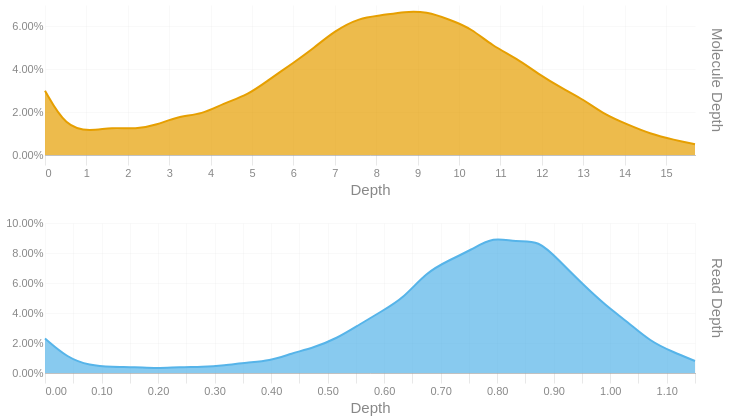

Write notebook code for a chart like this one.
### Code cell
readdep = depth_hist(tb['Read Depth'], q99, 3)
readdep = readdep.with_columns(pl.lit('Read Depth').alias('Metric'))
if not SKIPLR:
    moldep = depth_hist(tb['Molecule Depth'], mol_q99, 1)
    moldep = moldep.with_columns(pl.lit('Molecule Depth').alias('Metric'))
    _hist = pl.concat([readdep, moldep])
    _hist = _hist.filter(pl.col('Proportion') != 0)
    with SafeRender(_hist):
        (
            alt.Chart(_hist)        
            .mark_area(interpolate = "basis")
            .encode(
                x=alt.X('Bin:Q').scale(domainMin=0).axis(alt.Axis(title='Depth')),
                y = alt.Y('Proportion:Q', title = None).axis(format = '.2%'),
                color = alt.Color('Metric:N').legend(None),
                row = alt.Row("Metric:N").header(title = None, labelOrient = 'right'),
                tooltip = [
                    alt.Tooltip("Metric:N", title = "Metric"),
                    alt.Tooltip('Interval:N', title = "Depth Interval"),
                    alt.Tooltip('Proportion:Q', title = "% Alignments").format('.2%')
                ]
            )
            .resolve_scale(x='independent', y='independent')
            .properties(
                height = 150, width = 650,
                usermeta={'embedOptions': {'downloadFileName': f'{samplename}.depth.hist'}}
            )
        ).display()
else:
    readdep = readdep.filter(pl.col('Proportion') != 0)
    with SafeRender(readdep):
        (
            alt.Chart(readdep)        
            .mark_area(interpolate = "basis")
            .encode(
                x=alt.X('Bin:Q').scale(domainMin=0).axis(alt.Axis(title='Depth')),
                y = alt.Y('Proportion:Q', title = None).axis(format = '.2%'),
                tooltip = [
                    alt.Tooltip('Interval:N', title = "Depth Interval"),
                    alt.Tooltip('Proportion:Q', title = "% Alignments").format('.2%')
                ]
            )
            .properties(
                usermeta={'embedOptions': {'downloadFileName': f'{samplename}.depth.hist'}}
            )
        ).display()

### Figure 1 — Vega-Lite specification as saved in the notebook (floating-point values rounded to 4 significant figures)
{"width": 650, "height": 150, "config": {"title": {"anchor": "start", "dy": -15, "fontSize": 18, "color": "#888888", "subtitleColor": "#888888", "subtitleFontSize": 14}, "arc": {"fill": "#0072B2"}, "axis": {"domainColor": "#888888", "domainWidth": 0.5, "gridWidth": 0.2, "grid": false, "titleFontWeight": 400, "titleFontSize": 15, "labelFontSize": 11, "labelColor": "#888888", "tickColor": "#888888", "tickWidth": 0.2, "titleColor": "#888888"}, "axisBand": {"grid": false}, "axisX": {"grid": true, "tickSize": 10, "domainCap": "round"}, "axisY": {"domain": false, "grid": true, "tickSize": 0, "domainCap": "round"}, "background": "transparent", "header": {"labelFontSize": 15, "labelColor": "#888888", "titleFontSize": 15, "titleFontWeight": 600, "titleColor": "#888888"}, "legend": {"labelFont": "sans-serif", "labelFontSize": 12, "labelColor": "#888888", "symbolSize": 100, "symbolType": "circle", "titleFontSize": 12, "titlePadding": 10, "titleColor": "#888888", "title": null}, "range": {"category": ["#E69F00", "#56B4E9", "#009E73", "#F0E442", "#0072B2", "#D55E00", "#CC79A7", "#000000"], "diverging": ["#cfe8f3", "#a2d4ec", "#73bfe2", "#46abdb", "#1696d2", "#12719e"]}, "area": {"fill": "#0072B2", "fillOpacity": 0.7, "line": true, "strokeOpacity": 0.7}, "line": {"color": "#0072B2", "stroke": "#0072B2", "strokeWidth": 2}, "trail": {"color": "#0072B2", "stroke": "#0072B2", "strokeWidth": 0, "size": 1}, "point": {"filled": true, "fillOpacity": 1.0, "size": 95}, "text": {"color": "#888888", "fontSize": 11, "align": "right", "fontWeight": 400, "size": 11}, "bar": {"fill": "#0072B2", "stroke": null}, "view": {"stroke": null, "continuousWidth": 660, "continuousHeight": 400}}, "data": {"name": "data-84470555a9d1f76a02a77e2b45313a2d"}, "mark": {"type": "area", "interpolate": "basis"}, "encoding": {"color": {"field": "Metric", "legend": null, "type": "nominal"}, "row": {"field": "Metric", "header": {"title": null, "labelOrient": "right"}, "type": "nominal"}, "tooltip": [{"field": "Metric", "title": "Metric", "type": "nominal"}, {"field": "Interval", "title": "Depth Interval", "type": "nominal"}, {"field": "Proportion", "format": ".2%", "title": "% Alignments", "type": "quantitative"}], "x": {"axis": {"title": "Depth"}, "field": "Bin", "scale": {"domainMin": 0}, "type": "quantitative"}, "y": {"axis": {"format": ".2%"}, "field": "Proportion", "title": null, "type": "quantitative"}}, "resolve": {"scale": {"x": "independent", "y": "independent"}}, "usermeta": {"embedOptions": {"downloadFileName": "S3_Waccamaw_1706.depth.hist"}}, "$schema": "https://vega.github.io/schema/vega-lite/v6.1.0.json", "datasets": {"data-84470555a9d1f76a02a77e2b45313a2d": [{"Bin": 0.0, "Interval": "0.0-0.04", "Proportion": 0.023, "Metric": "Read Depth"}, {"Bin": 0.04, "Interval": "0.04-0.079", "Proportion": 0.01, "Metric": "Read Depth"}, {"Bin": 0.079, "Interval": "0.079-0.119", "Proportion": 0.005, "Metric": "Read Depth"}, {"Bin": 0.119, "Interval": "0.119-0.159", "Proportion": 0.004, "Metric": "Read Depth"}, {"Bin": 0.159, "Interval": "0.159-0.198", "Proportion": 0.004, "Metric": "Read Depth"}, {"Bin": 0.198, "Interval": "0.198-0.238", "Proportion": 0.003, "Metric": "Read Depth"}, {"Bin": 0.238, "Interval": "0.238-0.278", "Proportion": 0.004, "Metric": "Read Depth"}, {"Bin": 0.278, "Interval": "0.278-0.317", "Proportion": 0.004, "Metric": "Read Depth"}, {"Bin": 0.317, "Interval": "0.317-0.357", "Proportion": 0.005, "Metric": "Read Depth"}, {"Bin": 0.357, "Interval": "0.357-0.397", "Proportion": 0.007, "Metric": "Read Depth"}, {"Bin": 0.397, "Interval": "0.397-0.436", "Proportion": 0.008, "Metric": "Read Depth"}, {"Bin": 0.436, "Interval": "0.436-0.476", "Proportion": 0.013, "Metric": "Read Depth"}, {"Bin": 0.476, "Interval": "0.476-0.516", "Proportion": 0.017, "Metric": "Read Depth"}, {"Bin": 0.516, "Interval": "0.516-0.555", "Proportion": 0.023, "Metric": "Read Depth"}, {"Bin": 0.555, "Interval": "0.555-0.595", "Proportion": 0.032, "Metric": "Read Depth"}, {"Bin": 0.595, "Interval": "0.595-0.635", "Proportion": 0.041, "Metric": "Read Depth"}, {"Bin": 0.635, "Interval": "0.635-0.674", "Proportion": 0.05, "Metric": "Read Depth"}, {"Bin": 0.674, "Interval": "0.674-0.714", "Proportion": 0.067, "Metric": "Read Depth"}, {"Bin": 0.714, "Interval": "0.714-0.754", "Proportion": 0.075, "Metric": "Read Depth"}, {"Bin": 0.754, "Interval": "0.754-0.793", "Proportion": 0.082, "Metric": "Read Depth"}, {"Bin": 0.793, "Interval": "0.793-0.833", "Proportion": 0.091, "Metric": "Read Depth"}, {"Bin": 0.833, "Interval": "0.833-0.873", "Proportion": 0.087, "Metric": "Read Depth"}, {"Bin": 0.873, "Interval": "0.873-0.912", "Proportion": 0.089, "Metric": "Read Depth"}, {"Bin": 0.912, "Interval": "0.912-0.952", "Proportion": 0.074, "Metric": "Read Depth"}, {"Bin": 0.952, "Interval": "0.952-0.992", "Proportion": 0.059, "Metric": "Read Depth"}, {"Bin": 0.992, "Interval": "0.992-1.031", "Proportion": 0.045, "Metric": "Read Depth"}, {"Bin": 1.031, "Interval": "1.031-1.071", "Proportion": 0.034, "Metric": "Read Depth"}, {"Bin": 1.071, "Interval": "1.071-1.111", "Proportion": 0.021, "Metric": "Read Depth"}, {"Bin": 1.111, "Interval": "1.111-1.15", "Proportion": 0.014, "Metric": "Read Depth"}, {"Bin": 1.15, "Interval": "1.15-1.19", "Proportion": 0.008, "Metric": "Read Depth"}, {"Bin": 0.0, "Interval": "0.0-0.5", "Proportion": 0.03, "Metric": "Molecule Depth"}, {"Bin": 0.5, "Interval": "0.5-1.1", "Proportion": 0.013, "Metric": "Molecule Depth"}, {"Bin": 1.1, "Interval": "1.1-1.6", "Proportion": 0.011, "Metric": "Molecule Depth"}, {"Bin": 1.6, "Interval": "1.6-2.2", "Proportion": 0.013, "Metric": "Molecule Depth"}, {"Bin": 2.2, "Interval": "2.2-2.7", "Proportion": 0.012, "Metric": "Molecule Depth"}, {"Bin": 2.7, "Interval": "2.7-3.2", "Proportion": 0.014, "Metric": "Molecule Depth"}, {"Bin": 3.2, "Interval": "3.2-3.8", "Proportion": 0.018, "Metric": "Molecule Depth"}, {"Bin": 3.8, "Interval": "3.8-4.3", "Proportion": 0.019, "Metric": "Molecule Depth"}, {"Bin": 4.3, "Interval": "4.3-4.9", "Proportion": 0.024, "Metric": "Molecule Depth"}, {"Bin": 4.9, "Interval": "4.9-5.4", "Proportion": 0.028, "Metric": "Molecule Depth"}, {"Bin": 5.4, "Interval": "5.4-6.0", "Proportion": 0.035, "Metric": "Molecule Depth"}, {"Bin": 6.0, "Interval": "6.0-6.5", "Proportion": 0.043, "Metric": "Molecule Depth"}, {"Bin": 6.5, "Interval": "6.5-7.0", "Proportion": 0.05, "Metric": "Molecule Depth"}, {"Bin": 7.0, "Interval": "7.0-7.6", "Proportion": 0.058, "Metric": "Molecule Depth"}, {"Bin": 7.6, "Interval": "7.6-8.1", "Proportion": 0.064, "Metric": "Molecule Depth"}, {"Bin": 8.1, "Interval": "8.1-8.7", "Proportion": 0.065, "Metric": "Molecule Depth"}, {"Bin": 8.7, "Interval": "8.7-9.2", "Proportion": 0.067, "Metric": "Molecule Depth"}, {"Bin": 9.2, "Interval": "9.2-9.8", "Proportion": 0.067, "Metric": "Molecule Depth"}, {"Bin": 9.8, "Interval": "9.8-10.3", "Proportion": 0.063, "Metric": "Molecule Depth"}, {"Bin": 10.3, "Interval": "10.3-10.8", "Proportion": 0.059, "Metric": "Molecule Depth"}, {"Bin": 10.8, "Interval": "10.8-11.4", "Proportion": 0.051, "Metric": "Molecule Depth"}, {"Bin": 11.4, "Interval": "11.4-11.9", "Proportion": 0.045, "Metric": "Molecule Depth"}, {"Bin": 11.9, "Interval": "11.9-12.5", "Proportion": 0.038, "Metric": "Molecule Depth"}, {"Bin": 12.5, "Interval": "12.5-13.0", "Proportion": 0.031, "Metric": "Molecule Depth"}, {"Bin": 13.0, "Interval": "13.0-13.5", "Proportion": 0.026, "Metric": "Molecule Depth"}, {"Bin": 13.5, "Interval": "13.5-14.1", "Proportion": 0.019, "Metric": "Molecule Depth"}, {"Bin": 14.1, "Interval": "14.1-14.6", "Proportion": 0.014, "Metric": "Molecule Depth"}, {"Bin": 14.6, "Interval": "14.6-15.2", "Proportion": 0.01, "Metric": "Molecule Depth"}, {"Bin": 15.2, "Interval": "15.2-15.7", "Proportion": 0.007, "Metric": "Molecule Depth"}, {"Bin": 15.7, "Interval": "15.7-16.25", "Proportion": 0.005, "Metric": "Molecule Depth"}]}}
